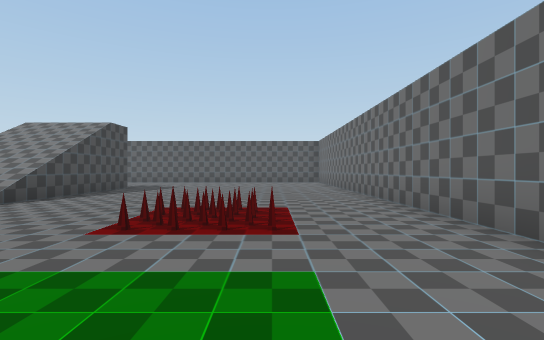
[1] (above)

20 first-person views from a walk through a scene from a Unity 3-D project. The camera is 1.2 m above the floor, looks level and sees 85° across. The floor is counted in squares, 2 m on a side. Each view is taken from the middle of a square. On the plan, view 1 faces up. The plan holds only what a view shows up to about 9 squares ahead; the rest is blank. The player character is not drawn. Door leaves are left out, so doorways stand open. Some surface patterns are stand-ins.

[2]
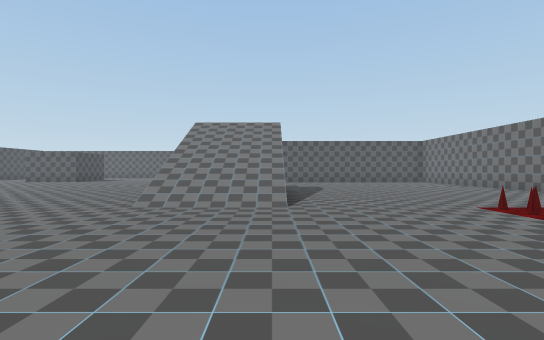

[3]
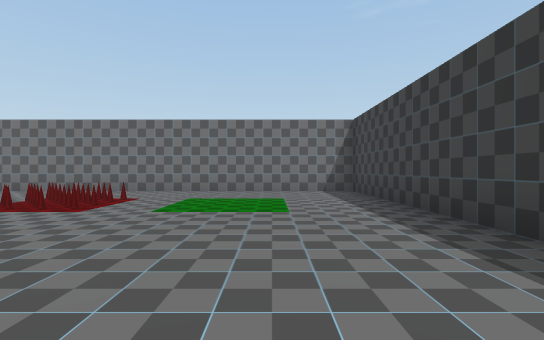

[4]
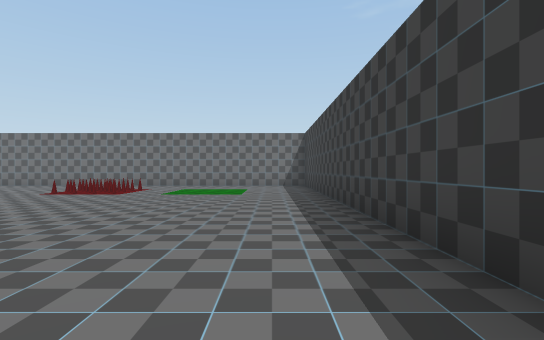

[5]
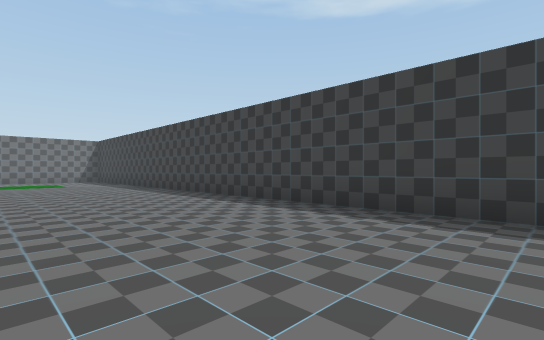

[6]
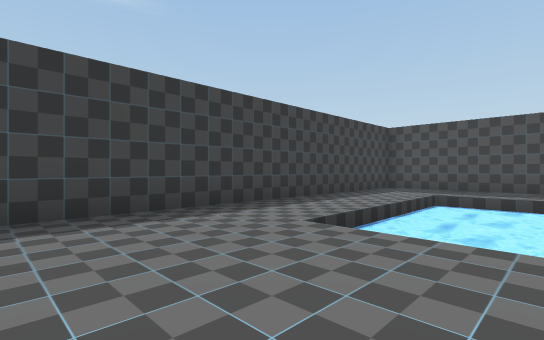

[7]
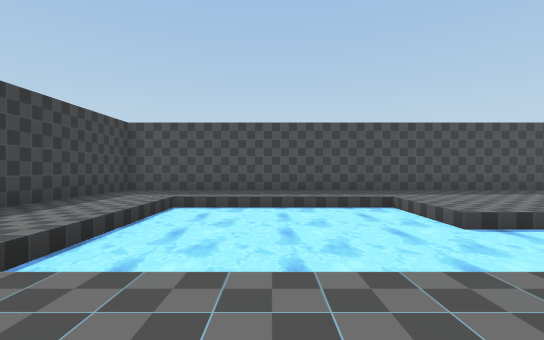

[8]
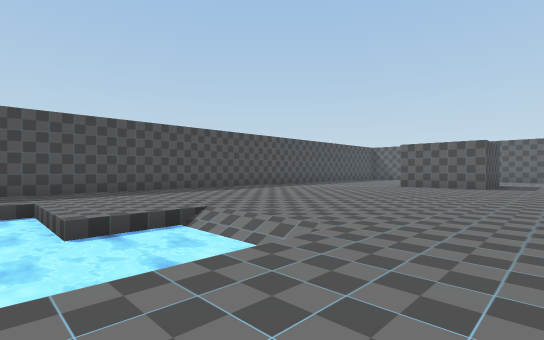

[9]
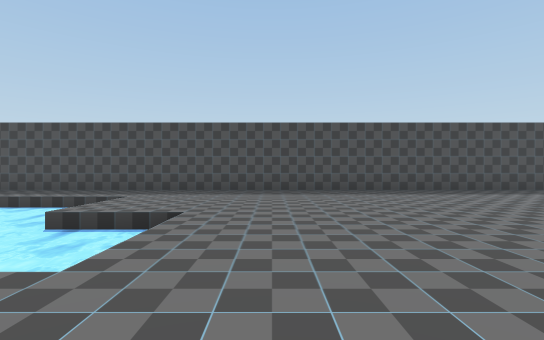

[10]
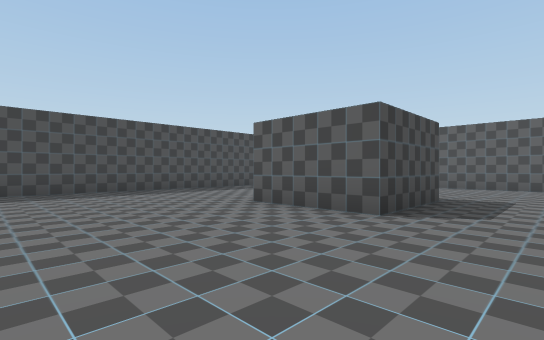

[11]
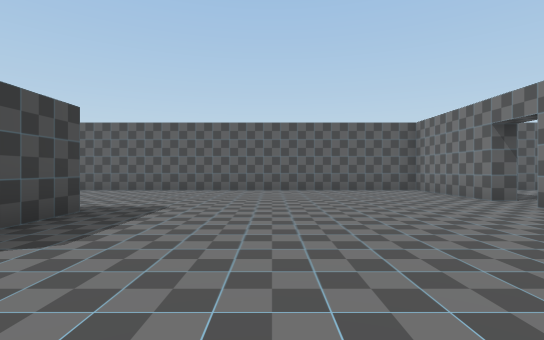

[12]
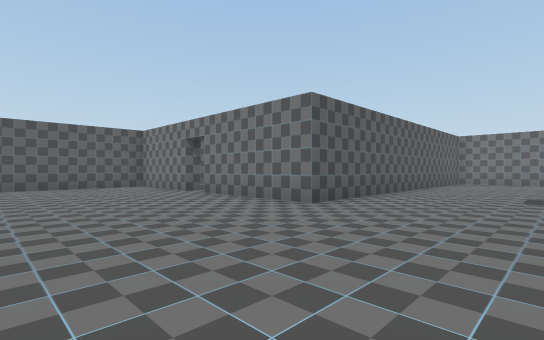

[13]
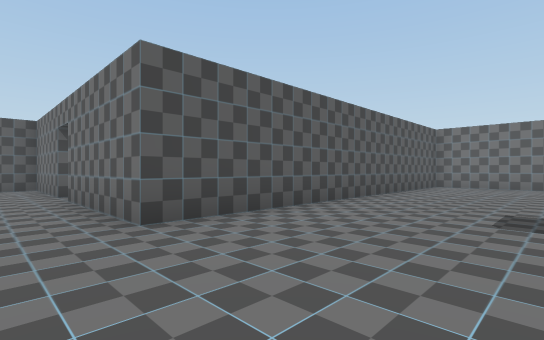

[14]
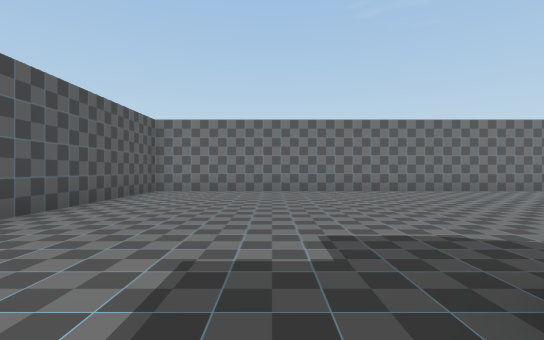

[15]
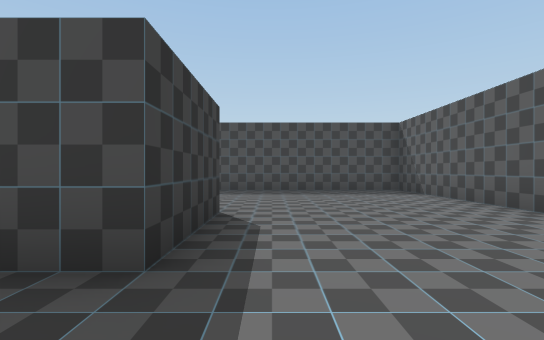

[16]
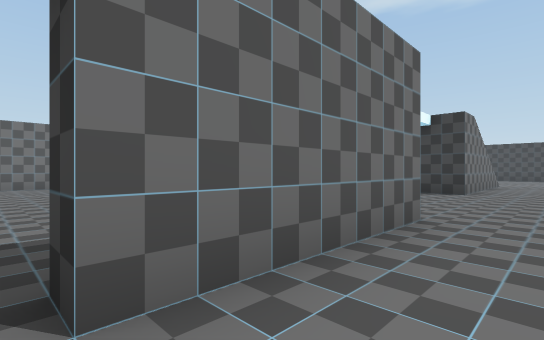

[17]
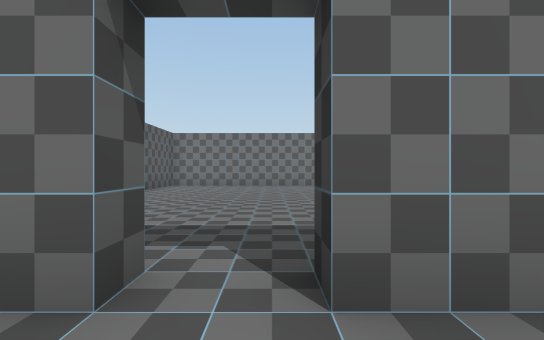

[18]
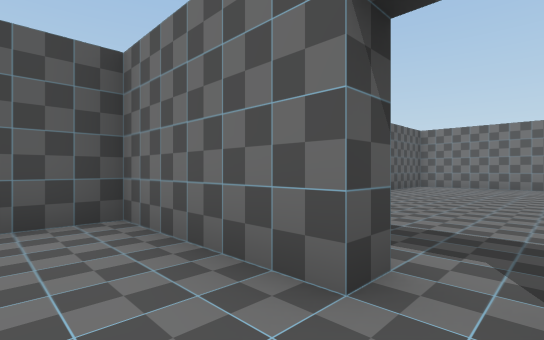

[19]
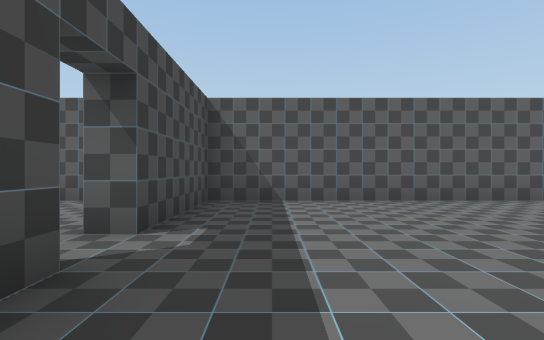

[20]
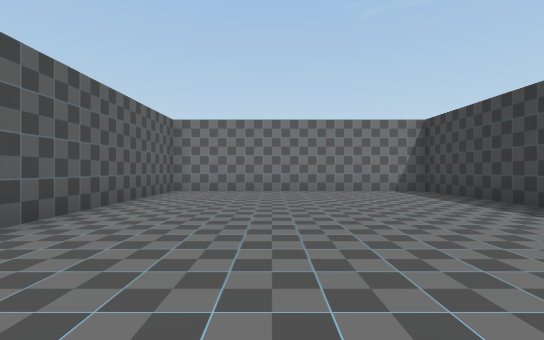

### Floor plan
Key: @ floor where view 1 was taken; # wall or solid block; . main floor; : floor 4 m higher than the main floor; / step, stairs or slope; D open door; ~ water the walk can cross; ≈ water the walk keeps out of; O other object.
Columns run from 22 left of view 1 to 3 right of it. Each row starts with its distance up from view 1.
 22 ##########################
 21 #..............#.........#
 20 #..............#.........#
 19 #..............#.........#
 18 #.............D..........#
 17 #.... ##.......#.........#
 16 #...   #.......#.  ......#
 15 #.... ##.......###########
 14 #........................#
 13 #........................#
 12 #........................#
 11 #........................#
 10 #.........   .../........#
  9 #..............:::.......#
  8 #..............///.......#
  7 #......... ....///.......#
  6 #....~~~.. ....///.......#
  5 #....≈≈≈..  ...///.......#
  4 #..≈≈≈≈≈..   ........O...#
  3 #..≈≈≈≈≈.     ...........#
  2 #..≈≈≈≈≈.................#
  1 #..≈≈≈≈≈.................#
  0 #..≈≈≈≈≈..............@..#
 -1 #........................#
 -2 #........................#
 -3 ##########################

Positions as (right, up) in squares from view 1, and headings:
1: (0, 0), facing up
2: (-5, 0), facing up
3: (-6, 0), facing right
4: (-9, -1), facing right
5: (-14, 2), facing down-right
6: (-12, 2), facing down-left
7: (-13, 2), facing left
8: (-13, 4), facing up-left
9: (-13, 8), facing left
10: (-13, 11), facing up-left
11: (-12, 13), facing up
12: (-12, 11), facing up-right
13: (-9, 11), facing up-right
14: (-6, 11), facing right
15: (-13, 18), facing left
16: (-9, 18), facing down-right
17: (-9, 18), facing right
18: (-9, 18), facing up-right
19: (-6, 16), facing up
20: (-6, 19), facing right
